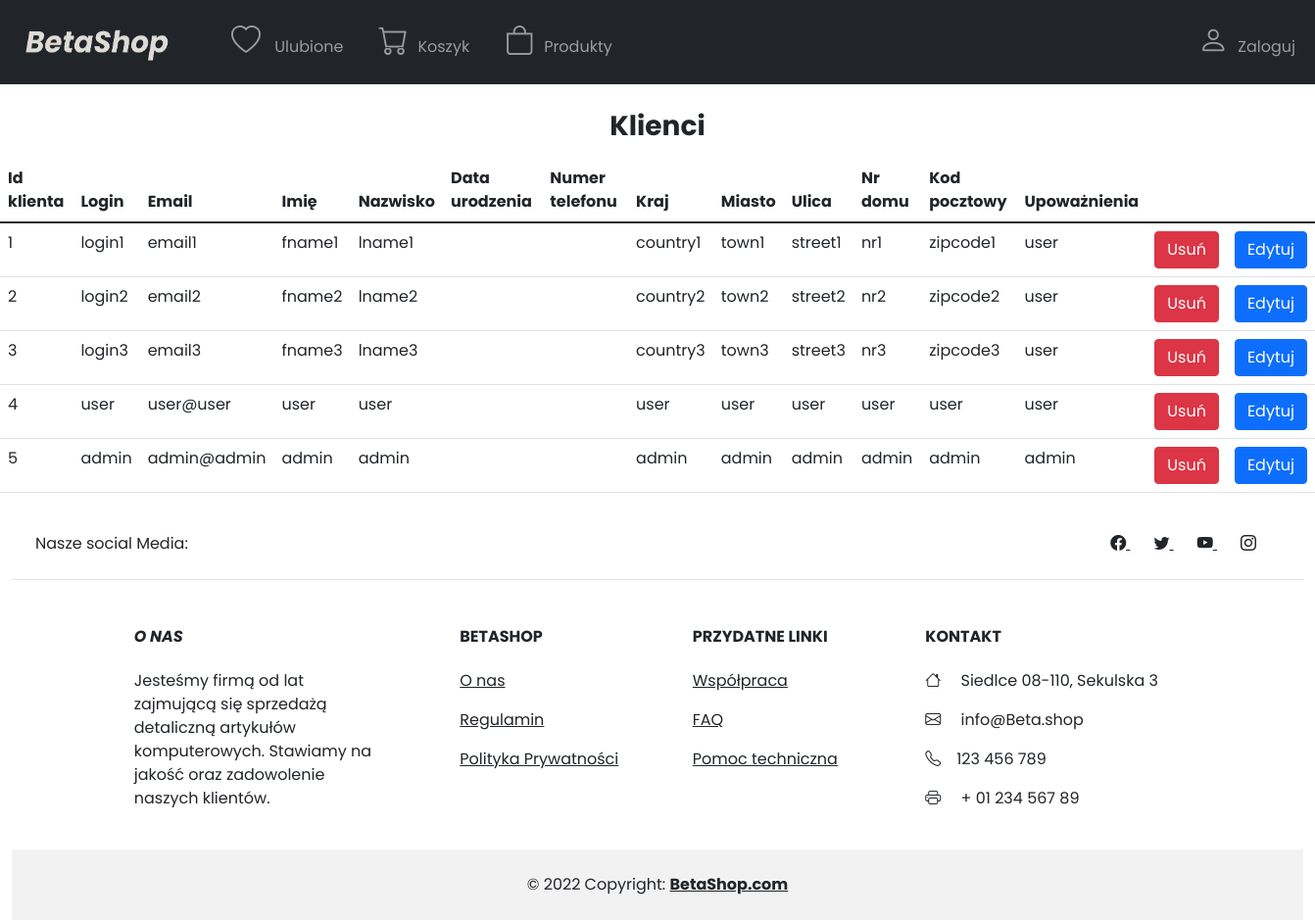
The app's page /klienci.php with its own data.
### tables this page shows
create table if not EXISTS users (
    user_id int AUTO_INCREMENT not null,
    login varchar(255),
    email varchar(255),
   	pass varchar(255),
    fname varchar(255),
    lname varchar(255),
    birthDate date,
    phoneNumber varchar(64),
    country varchar(255),
    town varchar(255),
    street varchar(255),
    house_nr varchar(255),
    zipcode varchar(255),
    privileges varchar(255),
    PRIMARY KEY(user_id)
    );

### klienci.php (the view, shortened to what this page needs)
<!DOCTYPE html>
<html lang=pl>
<head>
    <?php
    require("bootstrapConnection.php");
    require("connection.php");
    ?>
</head>
<body>
    <?php
    require("navbar.php");
    ?>
    <main>
        <div class="col-12">
            <h3 class="my-3 text-center"><b>Klienci</b></h3>
            <table class="table">
                <thead class="thead-dark">
                    <tr>
                        <th scope="col">Id klienta</th>
                        <th scope="col">Login</th>
                        <th scope="col">Email</th>
                        <th scope="col">Imię</th>
                        <th scope="col">Nazwisko</th>
                        <th scope="col">Data urodzenia</th>
                        <th scope="col">Numer telefonu</th>
                        <th scope="col">Kraj</th>
                        <th scope="col">Miasto</th>
                        <th scope="col">Ulica</th>
                        <th scope="col">Nr domu</th>
                        <th scope="col">Kod pocztowy</th>
                        <th scope="col">Upoważnienia</th>
                    </tr>
                </thead>
                <tbody>
                    <?php
                    $zapytanie = $conn->query("SELECT `user_id`, `login`, email, fname, lname, birthDate, phoneNumber, country, town, street, house_nr, zipcode, privileges FROM users");
                    while ($row = $zapytanie->fetch()) {
                    ?>
                        <tr>
                            <td> <?= $row['user_id'] ?> </td>
                            <td> <?= $row['login'] ?> </td>
                            <td> <?= $row['email'] ?> </td>
                            <td> <?= $row['fname'] ?> </td>
                            <td> <?= $row['lname'] ?> </td>
                            <td> <?= $row['birthDate'] ?> </td>
                            <td> <?= $row['phoneNumber'] ?> </td>
                            <td> <?= $row['country'] ?> </td>
                            <td> <?= $row['town'] ?> </td>
                            <td> <?= $row['street'] ?> </td>
                            <td> <?= $row['house_nr'] ?> </td>
                            <td> <?= $row['zipcode'] ?> </td>
                            <td> <?= $row['privileges'] ?> </td>
                            <td><a href="usuwanie.php?id=<?= $row['user_id'] ?>"><button type="button" class="btn btn-danger">Usuń</button></a></td>
                            <td><a href="edytowanie.php?id=<?= $row['user_id'] ?>"><button type="button" class="btn btn-primary">Edytuj</button></a></td>
                        </tr>
                    <?php
                    }
                    ?>
                </tbody>
            </table>
        </div>
        <?php
        include("footer.php");
        ?>
    </main>
</body>
</html>

### main.css (style rules this page uses)
body { font-family: 'Poppins'; }

### records on screen
users: user_id "1", login "login1", email "email1", fname "fname1", lname "lname1", country "country1", town "town1", street "street1", house_nr "nr1", zipcode "zipcode1", privileges "user"
users: user_id "2", login "login2", email "email2", fname "fname2", lname "lname2", country "country2", town "town2", street "street2", house_nr "nr2", zipcode "zipcode2", privileges "user"
users: user_id "3", login "login3", email "email3", fname "fname3", lname "lname3", country "country3", town "town3", street "street3", house_nr "nr3", zipcode "zipcode3", privileges "user"
users: user_id "4", login "user", email "user@user", fname "user", lname "user", country "user", town "user", street "user", house_nr "user", zipcode "user", privileges "user"
users: user_id "5", login "admin", email "admin@admin", fname "admin", lname "admin", country "admin", town "admin", street "admin", house_nr "admin", zipcode "admin", privileges "admin"
